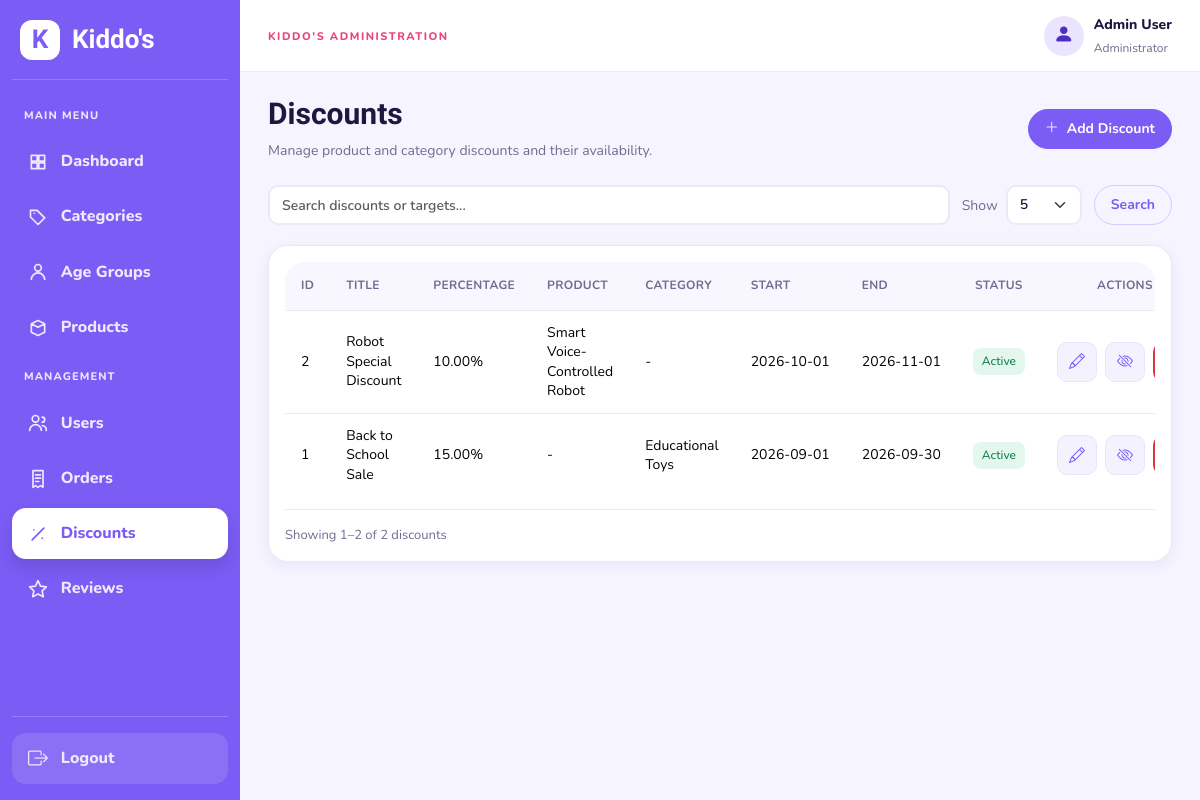
Page /admin/discounts.php (signed in) on the earlier database version.
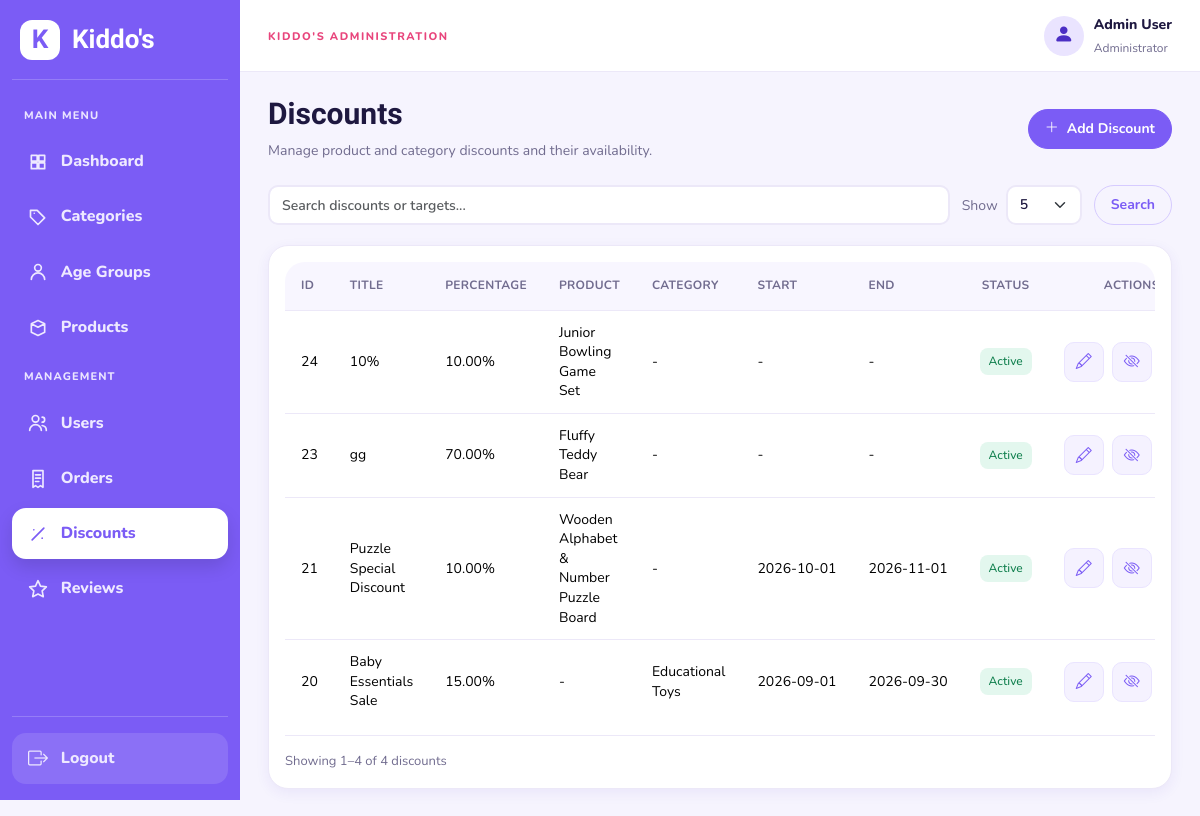
Same page on the later database version.
### tables this page shows
CREATE TABLE IF NOT EXISTS `discounts` (
  `id` int(10) UNSIGNED NOT NULL AUTO_INCREMENT,
  `title` varchar(100) NOT NULL,
  `percentage` decimal(5,2) NOT NULL,
  `product_id` int(10) UNSIGNED DEFAULT NULL,
  `category_id` int(10) UNSIGNED DEFAULT NULL,
  `starts_at` date DEFAULT NULL,
  `ends_at` date DEFAULT NULL,
  `is_active` tinyint(1) NOT NULL DEFAULT 1,
  `created_at` datetime NOT NULL DEFAULT current_timestamp(),
  PRIMARY KEY (`id`),
  KEY `idx_discounts_product` (`product_id`),
  KEY `idx_discounts_category` (`category_id`)
);

CREATE TABLE IF NOT EXISTS `products` (
  `id` int(10) UNSIGNED NOT NULL AUTO_INCREMENT,
  `category_id` int(10) UNSIGNED NOT NULL,
  `name` varchar(120) NOT NULL,
  `description` text NOT NULL,
  `instructions` text DEFAULT NULL,
  `price` decimal(8,2) NOT NULL,
  `stock` int(10) UNSIGNED NOT NULL DEFAULT 0,
  `gender` enum('girls','boys','unisex') NOT NULL DEFAULT 'unisex',
  `min_age` tinyint(3) UNSIGNED NOT NULL,
  `max_age` tinyint(3) UNSIGNED NOT NULL,
  `image` varchar(255) DEFAULT NULL,
  `is_active` tinyint(1) NOT NULL DEFAULT 1,
  `created_at` datetime NOT NULL DEFAULT current_timestamp(),
  `updated_at` datetime NOT NULL DEFAULT current_timestamp() ON UPDATE current_timestamp(),
  PRIMARY KEY (`id`),
  KEY `idx_products_filters` (`category_id`,`gender`,`min_age`,`max_age`)
);

CREATE TABLE IF NOT EXISTS `categories` (
  `id` int(10) UNSIGNED NOT NULL AUTO_INCREMENT,
  `name` varchar(60) NOT NULL,
  `slug` varchar(60) NOT NULL,
  `description` varchar(255) DEFAULT NULL,
  `icon` varchar(50) DEFAULT NULL,
  `image` varchar(255) DEFAULT NULL,
  `created_at` datetime NOT NULL DEFAULT current_timestamp(),
  PRIMARY KEY (`id`),
  UNIQUE KEY `uq_categories_name` (`name`),
  UNIQUE KEY `uq_categories_slug` (`slug`)
);

### classes/AdminTable.php (called while the page is built, shortened)
<?php
class AdminTable
{
    private $pdo;
    public function __construct($pdo)
    {
        $this->pdo = $pdo;
    }
    public function getPage($type, $request)
    {
        $search = isset($request['search']) && is_string($request['search']) ? trim($request['search']) : '';
        $search = substr($search, 0, 120);
        $size = isset($request['per_page']) && is_scalar($request['per_page']) ? (string) $request['per_page'] : '5';
        $size = in_array($size, ['5', '10', '20', '50'], true) ? (int) $size : 5;
        $requestedPage = isset($request['page']) && is_string($request['page']) && ctype_digit($request['page']) ? (int) $request['page'] : 1;
        $where = [];
        $params = [];
        $filters = [];
        $query = ['search' => $search, 'per_page' => $size];
        switch ($type) {
            case 'discounts':
                $select = 'd.*, p.name AS product_name, c.name AS category_name';
                $from = 'discounts d LEFT JOIN products p ON p.id = d.product_id LEFT JOIN categories c ON c.id = d.category_id';
                $order = 'd.id DESC'; $searchColumns = ['d.title', 'p.name', 'c.name'];
                break;
        }
        $condition = $where ? ' WHERE ' . implode(' AND ', $where) : '';
        $statement = $this->pdo->prepare('SELECT COUNT(*) FROM ' . $from . $condition);
        $statement->execute($params);
        $total = (int) $statement->fetchColumn();
        $pages = max(1, (int) ceil($total / $size));
        $page = min(max(1, $requestedPage), $pages);
        $offset = ($page - 1) * $size;
        $statement = $this->pdo->prepare('SELECT ' . $select . ' FROM ' . $from . $condition . ' ORDER BY ' . $order . ' LIMIT ? OFFSET ?');
        $statement->bindValue(count($params) + 1, $size, PDO::PARAM_INT);
        $statement->bindValue(count($params) + 2, $offset, PDO::PARAM_INT);
        $statement->execute();
        return ['rows' => $statement->fetchAll(PDO::FETCH_ASSOC), 'total' => $total, 'page' => $page, 'pages' => $pages,
            'size' => $size, 'start' => $total ? $offset + 1 : 0, 'end' => min($offset + $size, $total),
            'search' => $search, 'query' => $query, 'filters' => $filters, 'type' => $type];
    }
}

### admin/discounts.php (the view, shortened to what the changed rows need)
<?php
require_once __DIR__ . '/../includes/init.php';
require_once __DIR__ . '/../classes/AdminTable.php';
$adminTable = new AdminTable($pdo);
$pagination = $adminTable->getPage('discounts', $_GET);
$discounts = $pagination['rows'];
require_once __DIR__ . '/../includes/admin/layout_start.php';
?>
<div class="admin-page-header">
<div>
<h1>Discounts</h1>
</div>
</div>
<div class="admin-card"><div class="table-responsive"><table class="table admin-table align-middle admin-table-consistent admin-table-discounts"><thead><tr>
<th>ID</th><th>Title</th><th>Percentage</th><th>Product</th><th>Category</th>
<th>Start</th><th>End</th><th>Status</th><th>Actions</th></tr></thead><tbody>
<?php foreach ($discounts as $row): ?><tr>
<td><?= htmlspecialchars((string) ($row['id'] ?? '-') , ENT_QUOTES, 'UTF-8') ?></td>
<td><?= htmlspecialchars((string) ($row['title'] ?? '-') , ENT_QUOTES, 'UTF-8') ?></td>
<td><?= htmlspecialchars((string) ($row['percentage'] ?? '-') , ENT_QUOTES, 'UTF-8') ?>%</td>
<td><?= htmlspecialchars((string) ($row['product_name'] ?? '-') , ENT_QUOTES, 'UTF-8') ?></td>
<td><?= htmlspecialchars((string) ($row['category_name'] ?? '-') , ENT_QUOTES, 'UTF-8') ?></td>
<td><?= htmlspecialchars((string) ($row['starts_at'] ?? '-') , ENT_QUOTES, 'UTF-8') ?></td>
<td><?= htmlspecialchars((string) ($row['ends_at'] ?? '-') , ENT_QUOTES, 'UTF-8') ?></td>
<td><span class="badge <?= $row['is_active'] ? 'bg-success' : 'bg-secondary' ?>"><?= $row['is_active'] ? 'Active' : 'Inactive' ?></span></td>
<td><div class="admin-actions"><a class="btn admin-action-btn admin-action-edit" href="edit_discount.php?id=<?= (int) $row['id'] ?>" title="Edit discount" aria-label="Edit discount"><i class="bi bi-pencil" aria-hidden="true"></i></a>
<form method="post" class="admin-actions">
<button class="btn admin-action-btn admin-action-toggle" name="action" value="<?= $row['is_active'] ? 'deactivate' : 'activate' ?>" title="<?= $row['is_active'] ? 'Deactivate discount' : 'Activate discount' ?>" aria-label="<?= $row['is_active'] ? 'Deactivate discount' : 'Activate discount' ?>"><i class="bi bi-<?= $row['is_active'] ? 'eye-slash' : 'eye' ?>" aria-hidden="true"></i></button>
<button class="btn admin-action-btn admin-action-delete" name="action" value="delete" title="Delete discount" aria-label="Delete discount"><i class="bi bi-trash" aria-hidden="true"></i></button>
</form></div></td></tr><?php endforeach; ?>
</tbody></table></div><?php require __DIR__ . '/../includes/admin/table_pagination.php'; ?></div><?php require_once __DIR__ . '/../includes/admin/layout_end.php'; ?>

### includes/admin/table_pagination.php (shortened to what the changed rows need)
<div class="admin-pagination-footer">
    <p class="admin-result-count" role="status">Showing <?= $pagination['start'] ?>–<?= $pagination['end'] ?> of <?= $pagination['total'] ?> <?= str_replace('_', ' ', $pagination['type']) ?></p>
</div>

Differences in the rows shown:
removed discounts: id "2", title "Robot Special Discount", percentage "10.00", product.name "Smart Voice-Controlled Robot", category_name "-", starts_at "2026-10-01", ends_at "2026-11-01", is_active "Active"
removed discounts: id "1", title "Back to School Sale", percentage "15.00", product_name "-", category.name "Educational Toys", starts_at "2026-09-01", ends_at "2026-09-30", is_active "Active"
added discounts: id "24", title "10%", percentage "10.00", product.name "Junior Bowling Game Set", category_name "-", starts_at "-", ends_at "-", is_active "Active"
added discounts: id "23", title "gg", percentage "70.00", product.name "Fluffy Teddy Bear", category_name "-", starts_at "-", ends_at "-", is_active "Active"
added discounts: id "21", title "Puzzle Special Discount", percentage "10.00", product.name "Wooden Alphabet & Number Puzzle Board", category_name "-", starts_at "2026-10-01", ends_at "2026-11-01", is_active "Active"
added discounts: id "20", title "Baby Essentials Sale", percentage "15.00", product_name "-", category.name "Educational Toys", starts_at "2026-09-01", ends_at "2026-09-30", is_active "Active"
Other differences:
$pagination['end']: "2" → "4"
$pagination['total']: "2" → "4"
